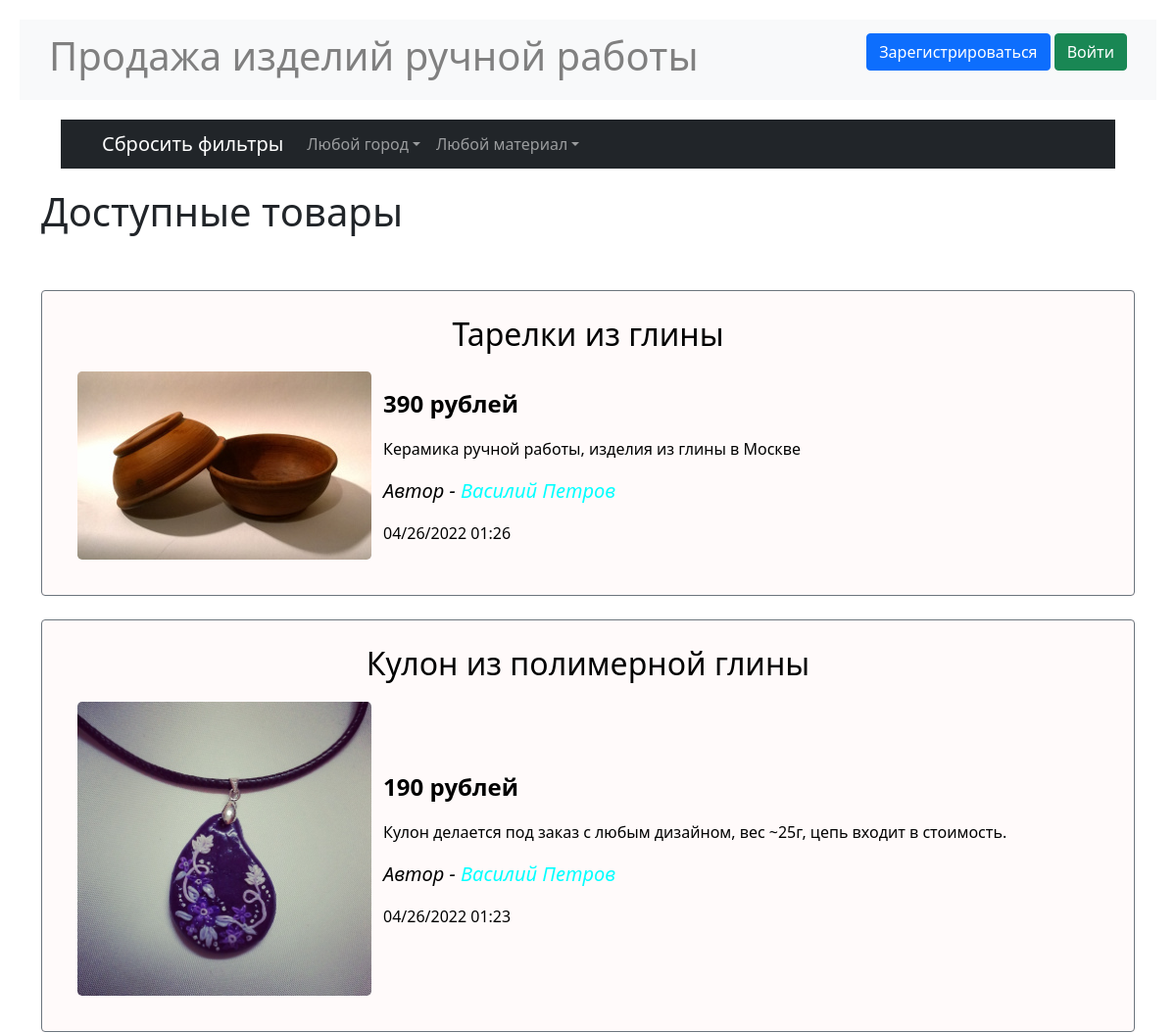
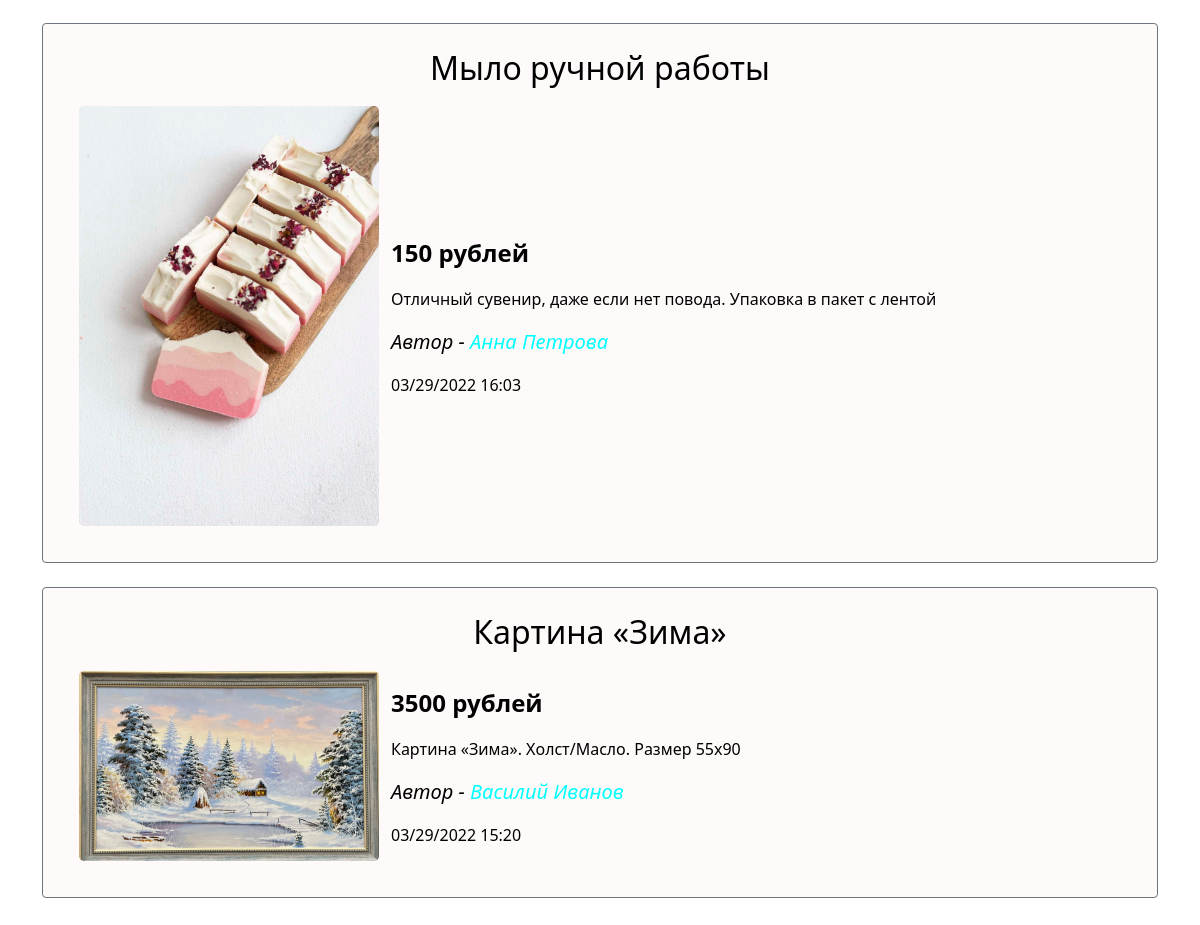
The page / on the database its author committed (2 pictures, top to bottom).
### data/ads.py (models this page shows)
class Ad(SqlAlchemyBase, SerializerMixin):
    __tablename__ = 'ads'
    id = sqlalchemy.Column(sqlalchemy.Integer,
                           primary_key=True, autoincrement=True)
    user_id = sqlalchemy.Column(sqlalchemy.Integer,
                                sqlalchemy.ForeignKey("users.id"))
    title = sqlalchemy.Column(sqlalchemy.String, nullable=True)
    content = sqlalchemy.Column(sqlalchemy.String, nullable=True)
    price = sqlalchemy.Column(sqlalchemy.Integer, nullable=True)
    filename = sqlalchemy.Column(sqlalchemy.String, nullable=True)
    created_date = sqlalchemy.Column(sqlalchemy.DateTime,
                                     default=datetime.datetime.now)
    is_sold = sqlalchemy.Column(sqlalchemy.Boolean, default=False)
    material = sqlalchemy.Column(sqlalchemy.String, nullable=True)
    user = orm.relation('User')

### data/users.py (models this page shows, shortened)
class User(SqlAlchemyBase, UserMixin, SerializerMixin):
    __tablename__ = 'users'
    id = sqlalchemy.Column(sqlalchemy.Integer,
                           primary_key=True, autoincrement=True)
    name = sqlalchemy.Column(sqlalchemy.String, nullable=True)
    surname = sqlalchemy.Column(sqlalchemy.String, nullable=True)
    patronymic = sqlalchemy.Column(sqlalchemy.String, nullable=True)
    city = sqlalchemy.Column(sqlalchemy.String, nullable=True)
    age = sqlalchemy.Column(sqlalchemy.Integer, nullable=True)
    email = sqlalchemy.Column(sqlalchemy.String,
                              index=True, unique=True, nullable=True)
    about = sqlalchemy.Column(sqlalchemy.String, nullable=True)
    hashed_password = sqlalchemy.Column(sqlalchemy.String, nullable=True)
    created_date = sqlalchemy.Column(sqlalchemy.DateTime,
                                     default=datetime.datetime.now)
    ads = orm.relation("Ad", back_populates='user')

### main.py (the view)
@app.route("/")
@app.route("/<city>/<material>")
def index(city="Любой город", material="Любой материал"):
    db_sess = db_session.create_session()
    filters = [Ad.is_sold == 0]
    if city != "Любой город":
        filters.append(User.city == city)
    if material != "Любой материал":
        filters.append(Ad.material == material)
    ads = db_sess.query(Ad).join(User).filter(*filters).all()
    cities = set([user.city for user in db_sess.query(User).all()])
    params = {
        "cities": cities,
        "current_city": city,
        "materials": materials[:-1],
        "current_material": material,
        "ads": ads,
        "css": "../static/css/index.css",
        "title": "Продажа изделий ручной работы"
    }
    return render_template("index.html", **params)

### data/db_session.py (called while the page is built)
def create_session() -> Session:
    global __factory
    return __factory()

### templates/index.html (shortened to what this page needs)
{% extends "base.html" %}
{% block content %}
<nav class="navbar navbar-expand-lg navbar-dark bg-dark" id="filters">
    <div class="container-fluid">
        <a class="navbar-brand" href="/">Сбросить фильтры</a>
        <div class="collapse navbar-collapse" id="navbarScroll">
            <ul class="navbar-nav me-auto my-2 my-lg-0 navbar-nav-scroll"
                style="--bs-scroll-height: 100px;">
                <li class="nav-item dropdown">
                    <a class="nav-link dropdown-toggle" role="button"
                       data-bs-toggle="dropdown" aria-expanded="false">
                        {{ current_city }}</a>
                </li>
                <li class="nav-item dropdown">
                    <a class="nav-link dropdown-toggle" role="button"
                       data-bs-toggle="dropdown" aria-expanded="false">
                        {{ current_material }}</a>
                </li>
            </ul>
        </div>
    </div>
</nav>
<h1>Доступные товары</h1>
<br><br>
{% include "ads_list.html" %}
{% endblock %}

### templates/ads_list.html (shortened to what this page needs)
{% for item in ads|sort(attribute='created_date', reverse=true)%}
{% set i = loop.index %}
<div class="add">
    <div class="border border-secondary rounded">
        <a href="/ad/details/{{ item.id }}" title="Подробнее о товаре" id="add_href">
            <h2 align="center">{{item.title}}</h2>
            <table>
                <tr>
                    <td>
                        <a data-bs-toggle="modal"
                           data-bs-target="#Modal{{loop.index}}">
                            <img class="add_img rounded-3"
                                 src="/static/img/{{item.filename}}"
                                 alt="Изображение товара">
                        </a>
                    </td>
                    <td><p>
                        <p class="fw-bold fs-4">{{item.price}} рублей</p>
                        <p class="fs-6">{{item.content}}</p>
                        <p class="fst-italic fs-5">
                            Автор - <a class="navbar-brand"
                                       href="/user/{{item.user.id}}/active"
                                       title="Подробнее об авторе"
                                       id="profile_href">
                            {{item.user.name}} {{item.user.surname}}</a></p>
                        <p class="fs-6">
                            {{item.created_date.strftime("%m/%d/%Y %H:%M")}}</p>
                    </td>
                </tr>
            </table>
        </a>
    </div>
</div><br>
{% endfor %}

### static/css/index.css (style rules this page uses)
.border { padding: 25px 25px; }
.add { background-color: #FFFAFA; }
#add_href { color: #000000; text-decoration: none; }
#profile_href { color: #00FFFF; text-decoration: none; }
.add_img { max-width: 300px; height: auto; margin: 10px; }
#filters { margin: 20px; }

### static/css/base.css (style rules this page uses)
body { margin: 20px; }
.navbar { padding: 5px 30px; }

### rows shown on the page
Ad: title "Тарелки из глины", filename (picture), price "390", content "Керамика ручной работы, изделия из глины в Москве", user.name "Василий", user.surname "Петров", created_date "04/26/2022 01:26"
Ad: title "Кулон из полимерной глины", filename (picture), price "190", content "Кулон делается под заказ с любым дизайном, вес ~25г, цепь входит в стоимость.", user.name "Василий", user.surname "Петров", created_date "04/26/2022 01:23"
Ad: title "Мыло ручной работы", filename (picture), price "150", content "Отличный сувенир, даже если нет повода. Упаковка в пакет с лентой", user.name "Анна", user.surname "Петрова", created_date "03/29/2022 16:03"
Ad: title "Картина «Зима»", filename (picture), price "3500", content "Картина «Зима». Холст/Масло. Размер 55x90", user.name "Василий", user.surname "Иванов", created_date "03/29/2022 15:20"

### other values the page prints
{{ current_city }} "Любой город"
{{ current_material }} "Любой материал"
